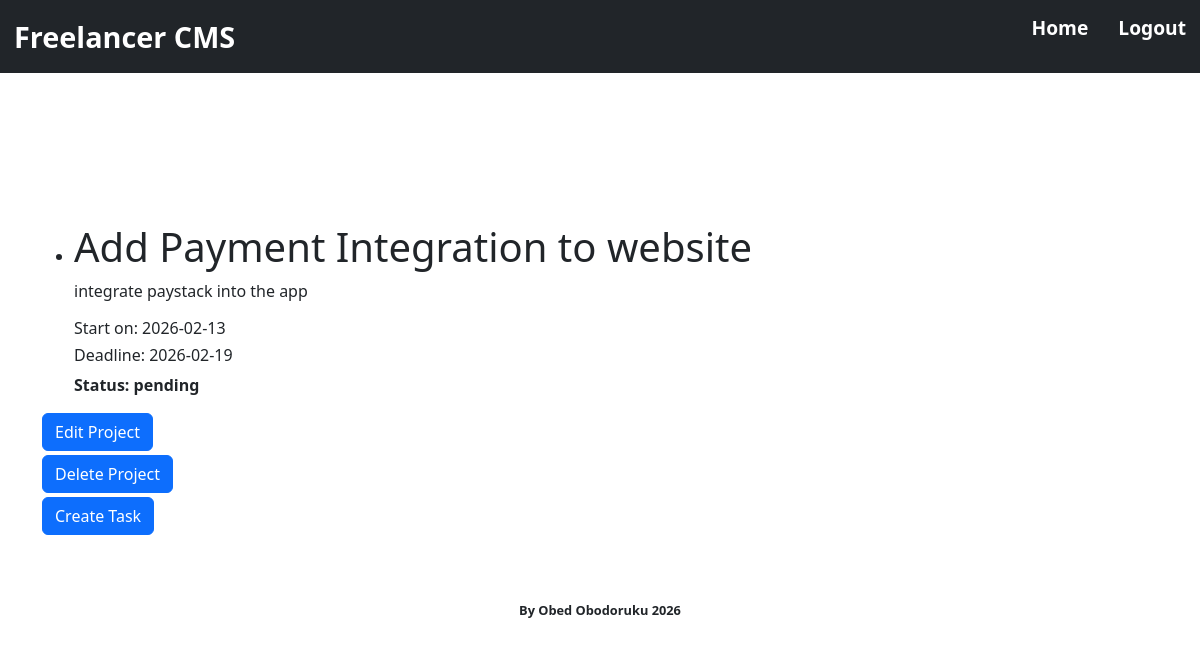
/project/3 (signed in), run on the app's committed database.
### app/models.py (models this page shows, shortened)
class Project(db.Model):
    id = db.Column(db.Integer, primary_key=True)
    title = db.Column(db.String(150), nullable=False)
    description = db.Column(db.Text)
    start_date = db.Column(db.Date, nullable=False)
    deadline = db.Column(db.Date)
    status = db.Column(db.String(50), nullable=False, default="pending")
    client_id = db.Column(db.Integer, db.ForeignKey("clients.id"), nullable=False)
    tasks = db.relationship("Task", backref="project", cascade="all, delete-orphan", passive_deletes=True, lazy=True)
    invoice = db.relationship("Invoice", backref="project", uselist=False)

### app/routes.py (the view)
@app.route("/project/<int:project_id>", methods=["GET", "POST"])
@login_required
def project(project_id):
    project = Project.query.get_or_404(project_id)
    return render_template("project.html", project=project, title=f"Project {project.title}")

### app/models.py (called while the page is built)
@login_manager.user_loader
def load_user(user_id):
    return User.query.get(int(user_id))

### app/templates/project.html (shortened to what this page needs)
{% extends "base.html" %}
{% block body %}
    <div>
        <ul>
            <li>
                <div>
                    <h1>{{ project.title }}</h1>
                    <div class="mb-3">
                        <span>{{ project.description }}</span>
                    </div>
                    <h6>
                        Start on:
                        <span>{{ project.start_date }}</span>
                    </h6>
                    <h6>
                        Deadline:
                        <span>{{ project.deadline }}</span>
                    </h6>
                    <span style="font-weight: bolder;">Status: {{ project.status }}</span>
                </div>
            </li>
        </ul>
        <div class="mb-1">
            <a href="{{ url_for('edit_project', project_id=project.id) }}">
                <button class="btn btn-primary">Edit Project</button>
            </a>
        </div>
        <div class="mb-1">
            <form method="POST" action="{{ url_for('delete_project', project_id=project.id) }}">
                <button class="btn btn-primary" type="submit">Delete Project</button>
            </form>
        </div>
        <div class="mb-1">
            <form method="POST" action="{{ url_for('create_task', project_id=project.id) }}">
                <button class="btn btn-primary" type="submit">Create Task</button>
            </form>
        </div>
    </div>
{% endblock %}

### app/static/main.css (style rules this page uses)
* { box-sizing: border-box; margin: 0; padding: 0; }

### data on the page
Project: title "Add Payment Integration to website", description "integrate paystack into the app", start_date "2026-02-13", deadline "2026-02-19", status "pending"
